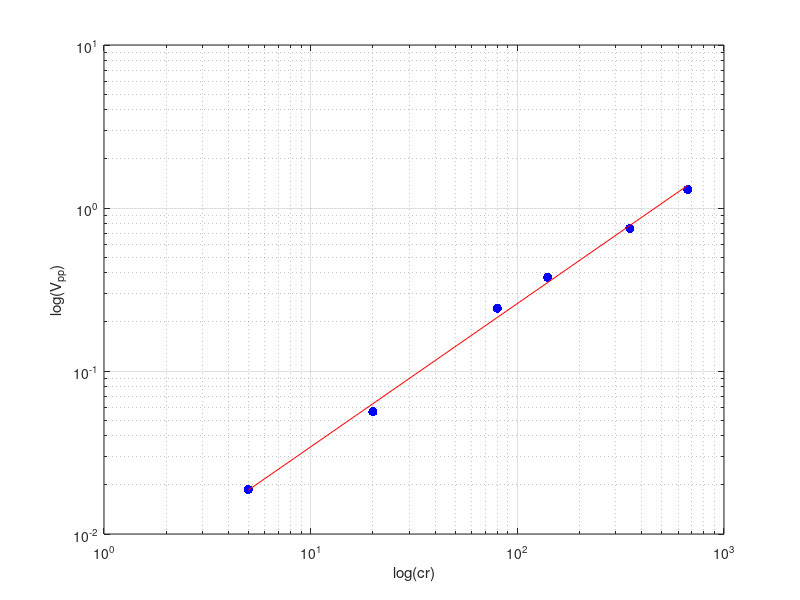

MATLAB code to generate this figure:
%-------------------------------------------------------------------------%
%           Fit lineare fra chirp rate ed ampiezza di aggancio            %
%-------------------------------------------------------------------------%
close all
clear all
clc

v = [0.0375, 0.1125, 0.485, 0.750, 1.500, 2.600]/2;
chR = [5, 20, 80, 140, 350, 667];

myfit = polyfit(log(chR), log(v), 1);
fit_val = polyval(myfit, log(chR));


figure;
loglog(chR, v, 'b.', 'MarkerSize', 20); hold on; grid on;
loglog(chR, exp(fit_val), 'r-'); hold on; grid on;
xlabel('log(cr)'); ylabel('log(V_{pp})');

disp(['Esponente della relazione: ' num2str(myfit(1), 4)])